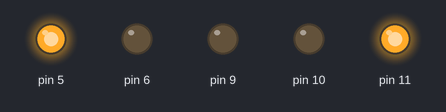
This sketch was run on a simulated Arduino Uno, built with avr-gcc and run on an emulated ATmega328P. Shown: output pins drawn as LEDs (lit = HIGH).

Above: at 1.8 s.
At 3.85 s:
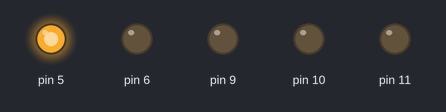
At 5.1 s:
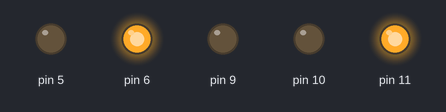
At 6.3 s:
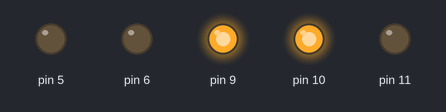
At 8.0 s:
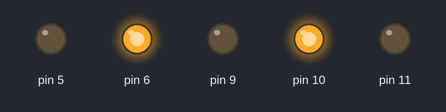
At 8.8 s:
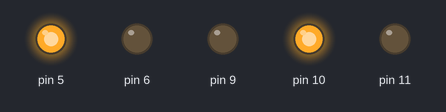
Timing chart, 0 to 11.7 s (numbered marks = the images above):
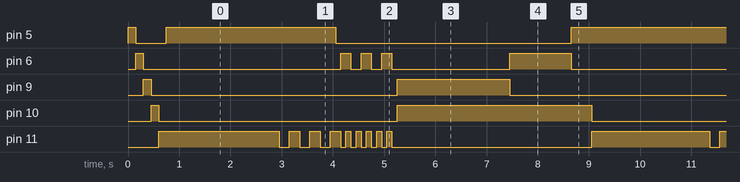

The sketch:

trafficlights.ino
```cpp
/*
  trafficlights:

  An implementation of a standard UK traffic light junction with pedestrian cycle


*/
//#define DEBUG

// List of LED's in use
enum LEDNames
{
  TRAFFIC_R = 0,
  TRAFFIC_A,
  TRAFFIC_G,
  PEEPS_R,
  PEEPS_G,
  NUM_LEDS,
};

// Mapping of LED Name to Arduino Pins
const uint32_t g_uLEDPins[NUM_LEDS] { 5, 6, 9, 10, 11 };

// Each of the states in the statemachine
enum TrafficState
{
  CAR_GO = 0,
  CAR_STOPPING,
  CAR_STOP,
  PEEPS_GO,
  PEEPS_GO_FASTER,
  QUICK_OLD_PEOPLE_RUN,
  NUM_STATES
};

// Data for which led's to light for each state
const uint16_t g_uFlashRate = 100 /*ms*/;
const uint8_t  LONG_INTERVAL = 21 /*flashes*/;
const uint8_t  MED_INTERVAL  = 11 /*flashes*/;
const uint8_t  SHORT_INTERVAL = 3 /*flashes*/;

struct StateInfo
{
  uint8_t interval;  // number of 'flashrate' 'ticks' until transition
  uint8_t steady;    // bitfield of steadily lit LED's
  uint8_t flashslow;     // bitfield of flashing LED's
  uint8_t flashfast;     // bitfield of flashing LED's
};

#define LED_BIT(x) (1<<x)
const StateInfo g_auStateData[NUM_STATES] = {
  //  INTERVAL           STEADY LEDs                            FLASHING LEDs (slow, fast)
  {   LONG_INTERVAL,     LED_BIT(TRAFFIC_G) | LED_BIT(PEEPS_R), 0, 0 },
  {   MED_INTERVAL,      LED_BIT(TRAFFIC_A) | LED_BIT(PEEPS_R), 0, 0 },
  {   SHORT_INTERVAL,    LED_BIT(TRAFFIC_R) | LED_BIT(PEEPS_R), 0, 0 },
  {   LONG_INTERVAL,     LED_BIT(TRAFFIC_R) | LED_BIT(PEEPS_G), 0, 0 },
  // For these flashing ones, if you want the traffic and pedestrian led's to alternate,
  // set both to flash, but also set one as steady as well - each flash just 'reverses' the
  // last state so if they start the same they'll flash together, if they start different
  // then they alternate.
  // Flash ped-green for hurry up
  {
      MED_INTERVAL,
      LED_BIT(TRAFFIC_R) | LED_BIT(PEEPS_G),
      LED_BIT(PEEPS_G),
      0
  },
  // Faster flashing ped-green, cars can go if clear
  {
      MED_INTERVAL,
      LED_BIT(PEEPS_G),
      LED_BIT(TRAFFIC_A),
      LED_BIT(PEEPS_G)
  },
};

TrafficState g_eCurrentState = PEEPS_GO;
const StateInfo* g_psCurrentParams = &g_auStateData[g_eCurrentState];
uint8_t updateTicksTillChange = g_psCurrentParams->interval;
uint8_t currentLedBits = g_psCurrentParams->steady;

#if defined(DEBUG)
#define ENUM_TO_STRING(x) case x: return #x;
const char* GetStateName(TrafficState state)
{
  switch (state)
  {
    ENUM_TO_STRING(CAR_GO)
    ENUM_TO_STRING(CAR_STOPPING)
    ENUM_TO_STRING(CAR_STOP)
    ENUM_TO_STRING(PEEPS_GO)
    ENUM_TO_STRING(PEEPS_GO_FASTER)
    ENUM_TO_STRING(QUICK_OLD_PEOPLE_RUN)
    default: return "UNKNOWN";
  };
}
#endif

void UpdateState()
{
  // Cycle through the traffic light states if interval timer has elapsed
  if (updateTicksTillChange == 0)
  {
    g_eCurrentState = (g_eCurrentState + 1) % NUM_STATES;
    g_psCurrentParams = &g_auStateData[g_eCurrentState];
    currentLedBits = g_psCurrentParams->steady;
    updateTicksTillChange = g_psCurrentParams->interval;

#if defined(DEBUG)
    Serial.println("]");
    Serial.print(GetStateName(g_eCurrentState));
    Serial.print(" - Ticks = ");
    Serial.println( g_psCurrentParams->interval);
    Serial.print("[ ");
#endif
  }
  // Or update the current led bits for the current state
  else
  {
    currentLedBits ^= g_psCurrentParams->flashfast;
    if (updateTicksTillChange & 0x1)
    {
      currentLedBits ^= g_psCurrentParams->flashslow;
    }
    updateTicksTillChange--;

#if defined(DEBUG)
    Serial.print(updateTicksTillChange);
    Serial.print(" ");
#endif
  }

  // Set the led states from the bitmask
  for (uint8_t led = 0; led < NUM_LEDS; led++)
  {
    const uint8_t ledState = (currentLedBits & LED_BIT(led)) != 0;
    digitalWrite(g_uLEDPins[led], (ledState == 1) ? (HIGH) : (LOW));
  }

  delay(g_uFlashRate);
}

// the setup function runs once when you press reset or power the board
void setup()
{
  // Debug
  Serial.begin(9600);

  // initialize digital pin LED_BUILTIN as an output.
  for (auto a : g_uLEDPins)
  {
    pinMode(a, OUTPUT);
    digitalWrite(a, HIGH);
    delay(150);
    digitalWrite(a, LOW);
  }
}

// the loop function runs over and over again forever
void loop()
{
  UpdateState();
}
```

Measured:
- by itself, pin 5: goes LOW 0.60 s, HIGH 3.3 s, 4 × (LOW 4.6 s, HIGH 3.8 s), then LOW
- by itself, pin 6: repeats every 8.4 s: 2 × (HIGH 0.20 s, LOW 0.20 s), HIGH 0.20 s, LOW 2.3 s, HIGH 1.2 s, LOW 3.9 s
- by itself, pin 9: repeats every 8.4 s: HIGH 2.2 s, LOW 6.2 s
- by itself, pin 10: alternates HIGH for 3.8 s and LOW for 4.6 s
- by itself, pin 11: repeats every 8.4 s: 2 × (HIGH 0.20 s, LOW 0.20 s), HIGH 0.20 s, 5 × (LOW 0.10 s, HIGH 0.10 s), LOW 3.9 s, HIGH 2.3 s, LOW 0.20 s
